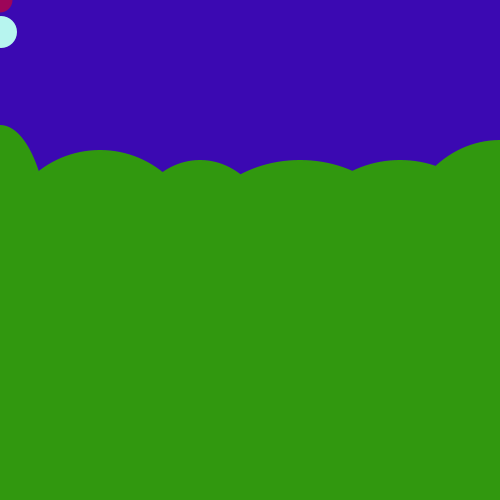
Frame 1 (no input)
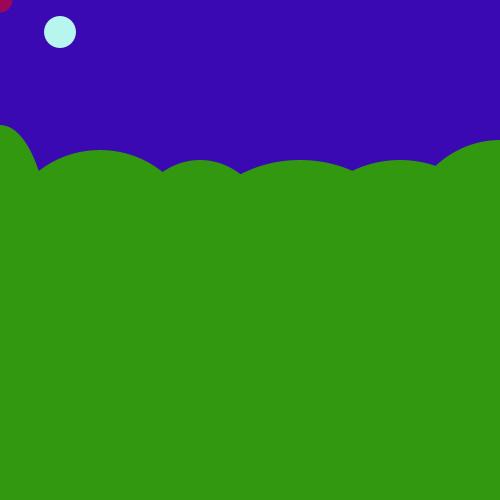
Frame 60 (the mouse pressed at the canvas centre just before this capture)
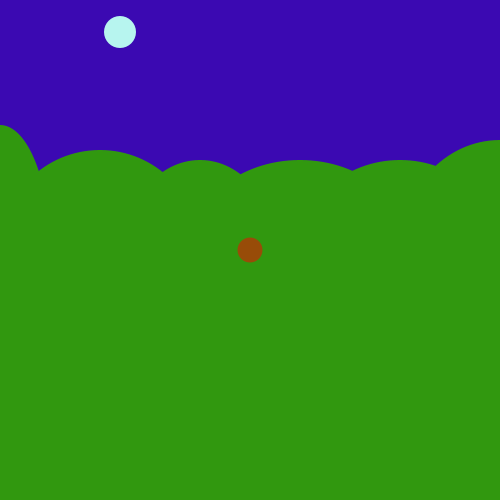
Frame 120 (the mouse held since frame 60 and released just before this capture)

The Processing sketch that drew these frames (run headless with seeded random() and noise(); from frame 60 on, the mouse is pressed at the canvas centre):

// Processing sketch: processing_39342
// ── processing_39342.pde

int x = 0;
int speed = 1;

void setup() {
  size(500,500);
  smooth();
  
}

void draw() {
  background(59,9,178);
  
    
  noStroke();
fill(49,152,15);
ellipse(0, 250,100,250);
ellipse(100, 250, 200, 200);
ellipse(200, 250, 150,180);
ellipse(300, 250, 220, 180);
ellipse(400, 250, 200, 180);
ellipse(500, 250, 200, 220);
rect(0, 250, 500, 500);
noFill();
stroke(200,420,200,40); 

  
  x = x + speed;

  
  if ((x > width) || (x <= 0)) {
   
    speed = speed * -1;
  }

 
  noStroke();
  fill(183,245,239);
  ellipse(x,32,32,32);
  
   noStroke();
  fill(255,0,0,127);
  rectMode(255);
  
  
  ellipse(mouseX,mouseY,25,25);   
}

void mousePressed() { 
background(0);
  fill(54,234,0);
ellipse(0, 250,100,250);
ellipse(100, 250, 200, 200);
ellipse(200, 250, 150,180);
ellipse(300, 250, 220, 180);
ellipse(400, 250, 200, 180);
ellipse(500, 250, 200, 220);
rect(0, 234, 229, 200);

stroke(200,420,200,40); 
}
